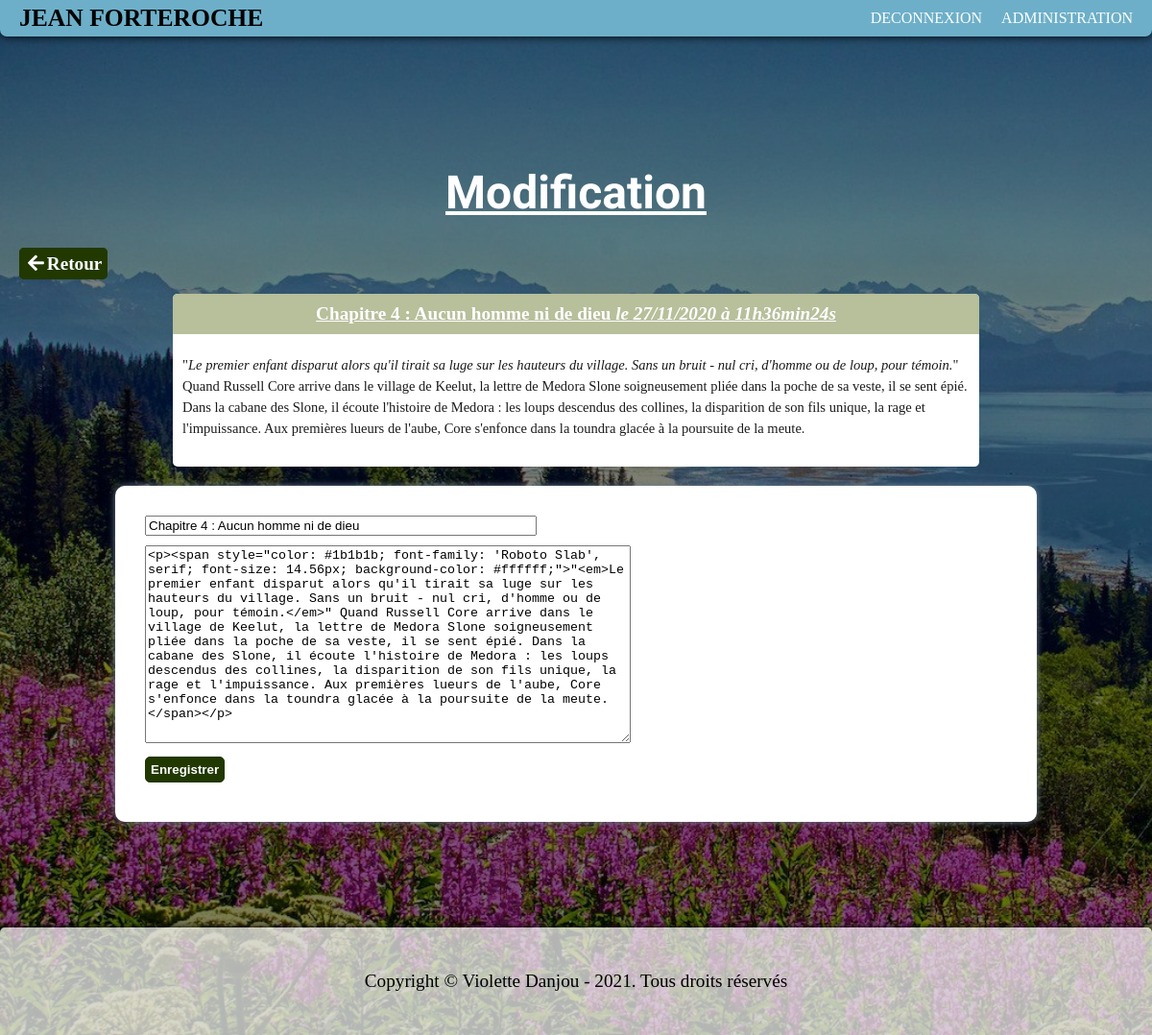
The app's page /index.php?action=validEdition&id=3 (signed in) with its own data.
### tables this page shows
CREATE TABLE `billets` (
  `id` int(11) NOT NULL,
  `title` varchar(255) NOT NULL,
  `content` text NOT NULL,
  `creation_date` datetime NOT NULL
);

### controller/controller.php (called while the page is built, shortened)
<?php
require_once('model/PostManager.php');
function editPosts()
{
	$editManager = new PostManager();
    $edit = $editManager->editPost($_GET['id']);
    require('view/editionView.php');
}

### model/PostManager.php (called while the page is built, shortened)
<?php
class PostManager extends Manager
{
    public function editPost($postId)
    {
        $db = $this->dbConnect();
        $req = $db->prepare('SELECT id, title, content, DATE_FORMAT(creation_date, \'%d/%m/%Y à %Hh%imin%ss\') AS edit_post FROM billets WHERE id = ?');
        $req->execute(array($postId));
        $editPost = $req->fetch();
        return $editPost;
    }
}

### view/editionView.php (the view, shortened to what this page needs)
<h1>Modification</h1>
<p class="btn_return_admin_page">
	<a href="index.php?action=afficheAdmin">
		<i class="fas fa-arrow-left"></i>Retour
	</a>
</p>
<div class="news">
    <h3>
        <?= htmlspecialchars($edit['title']);
        ?>
        <em>le <?= $edit['edit_post'];
        ?></em>
    </h3>
	<p>
	    <?= nl2br($edit['content']) ?>
	</p>
</div>
<div id="form-edition">
	<form action="index.php?action=afficheEdition" method="POST">
    <input id="title-edition" type="text" name="title" value="<?= $edit['title']?>"/><br/>
    <textarea id="content-edition" name="content"><?= $edit['content']?></textarea><br/>
    <input type="submit" value="Enregistrer" id="button-edit-post" />
  </form>
</div>
<?php $content = ob_get_clean();
require('template.php');
?>

### public/style.css (style rules this page uses)
html { height: 100%; }
body { margin: 0px; background-image: linear-gradient(rgba(0, 0, 0, 0.5), rgba(0, 0, 0, 0.5)), url("http://localhost:8888/Test_TP/TP_commentaires/public/alaskabackground.jpg"); background-repeat: no-repeat; background-attachment: fixed; background-size: cover; padding-top: 140px; height: 100%; min-height: calc(100% - 140px); }
p { font-size: 1.2em; margin: 0px; }
a { color: #ffffff; text-decoration: none; }
h1 { text-align: center; color: #ffffff; text-decoration: underline; font-family: 'Redressed', cursive; font-size: 3em; }
h3 { margin-bottom: 0px; padding: 10px; text-align: center; text-decoration: underline; color: #ffffff; background-color: #b7bf9b; font-size: 1.2em; border-radius: 5px 5px 0px 0px; }
.news p { margin-top: 0px; padding: 10px 0px 0px 10px; background-color: #ffffff; }
.news { width: 70%; margin: auto; padding-bottom: 20px; background-color: #ffffff; border-radius: 5px; }
.btn_return_listPosts a, .btn_return_admin_page a, a.btn_return_index { margin-left: 20px; padding: 5px; border: 1px solid #213800; border-radius: 5px; background-color: #213800; color: #ffffff; font-weight: bold; text-decoration: none; }
.fa-arrow-left { margin: 3px; }
#button_add_comment, #button_signup, #button_signin, #button-send-post, #button-edit-post { padding: 5px; margin-bottom: 10px; border: 1px solid #213800; border-radius: 5px; background-color: #213800; color: #ffffff; font-weight: bold; }
.input-inscription, .input-connexion, .input-add-new-post, #title-edition, #content-edition { margin-bottom: 10px; }
#form-add-new-post, #form-edition { margin: 20px 10% 50px 10%; padding: 30px; border: 1px solid transparent; background-color: #ffffff; border-radius: 10px; box-shadow: 0px 0px 7px #708090; }
#title-add-new-post, #title-edition { width: 400px; height: auto; }
#content-add-new-post, #content-edition { width: 500px; height: 200px; }

### records on screen
billets: title "Chapitre 4 : Aucun homme ni de dieu", content "\" Le premier enfant disparut alors qu'il tirait sa luge sur les hauteurs du village. Sans un bruit - nul cri, d'homme ou de loup, pour témoin. \" Quand Russell Core arrive dans le village de Keelut, la lettre de Medora Slone soigneusement pliée dans la poche de sa veste, il se sent épié. Dans la cabane des Slone, il écoute l'histoire de Medora : les loups descendus des collines, la disparition de son fils unique, la rage et l'impuissance. Aux premières lueurs de l'aube, Core s'enfonce dans la toundra glacée à la poursuite de la meute.", content "<p><span style=\"color: #1b1b1b; font-family: 'Roboto Slab', serif; font-size: 14.56px; background-color: #ffffff;\">\"<em>Le premier enfant disparut alors qu'il tirait sa luge sur les hauteurs du village. Sans un bruit - nul cri, d'homme ou de loup, pour témoin.</em>\" Quand Russell Core arrive dans le village de Keelut, la lettre de Medora Slone soigneusement pliée dans la poche de sa veste, il se sent épié. Dans la cabane des Slone, il écoute l'histoire de Medora : les loups descendus des collines, la disparition de son fils unique, la rage et l'impuissance. Aux premières lueurs de l'aube, Core s'enfonce dans la toundra glacée à la poursuite de la meute.</span></p>"

### other values on screen
$edit['edit_post'] "27/11/2020 à 11h36min24s"
